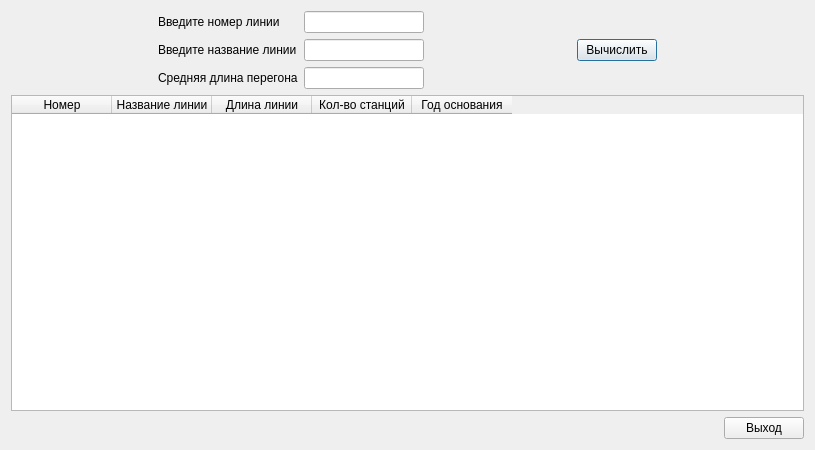
<?xml version="1.0" encoding="UTF-8"?>
<ui version="4.0">
 <class>average_l</class>
 <widget class="QDialog" name="average_l">
  <property name="geometry">
   <rect>
    <x>0</x>
    <y>0</y>
    <width>815</width>
    <height>450</height>
   </rect>
  </property>
  <property name="minimumSize">
   <size>
    <width>815</width>
    <height>450</height>
   </size>
  </property>
  <property name="windowTitle">
   <string>Средняя длина перегона</string>
  </property>
  <layout class="QVBoxLayout" name="verticalLayout">
   <item>
    <layout class="QHBoxLayout" name="horizontalLayout">
     <item>
      <spacer name="horizontalSpacer">
       <property name="orientation">
        <enum>Qt::Horizontal</enum>
       </property>
       <property name="sizeHint" stdset="0">
        <size>
         <width>40</width>
         <height>20</height>
        </size>
       </property>
      </spacer>
     </item>
     <item>
      <layout class="QGridLayout" name="gridLayout">
       <item row="0" column="0">
        <widget class="QLabel" name="label_2">
         <property name="text">
          <string>Введите номер линии</string>
         </property>
        </widget>
       </item>
       <item row="0" column="1">
        <widget class="QLineEdit" name="id_line">
         <property name="minimumSize">
          <size>
           <width>120</width>
           <height>0</height>
          </size>
         </property>
        </widget>
       </item>
       <item row="1" column="1">
        <widget class="QLineEdit" name="name_line">
         <property name="minimumSize">
          <size>
           <width>120</width>
           <height>0</height>
          </size>
         </property>
        </widget>
       </item>
       <item row="1" column="0">
        <widget class="QLabel" name="label">
         <property name="text">
          <string>Введите название линии</string>
         </property>
        </widget>
       </item>
       <item row="2" column="0">
        <widget class="QLabel" name="label_3">
         <property name="text">
          <string>Средняя длина перегона</string>
         </property>
        </widget>
       </item>
       <item row="2" column="1">
        <widget class="QLineEdit" name="len_line"/>
       </item>
      </layout>
     </item>
     <item>
      <spacer name="horizontalSpacer_3">
       <property name="orientation">
        <enum>Qt::Horizontal</enum>
       </property>
       <property name="sizeHint" stdset="0">
        <size>
         <width>30</width>
         <height>20</height>
        </size>
       </property>
      </spacer>
     </item>
     <item>
      <widget class="QPushButton" name="count_button">
       <property name="text">
        <string>Вычислить</string>
       </property>
      </widget>
     </item>
     <item>
      <spacer name="horizontalSpacer_2">
       <property name="orientation">
        <enum>Qt::Horizontal</enum>
       </property>
       <property name="sizeHint" stdset="0">
        <size>
         <width>30</width>
         <height>20</height>
        </size>
       </property>
      </spacer>
     </item>
    </layout>
   </item>
   <item>
    <widget class="QTableWidget" name="table_of_lines">
     <property name="minimumSize">
      <size>
       <width>550</width>
       <height>250</height>
      </size>
     </property>
     <property name="rowCount">
      <number>0</number>
     </property>
     <attribute name="verticalHeaderVisible">
      <bool>false</bool>
     </attribute>
     <column>
      <property name="text">
       <string>Номер</string>
      </property>
     </column>
     <column>
      <property name="text">
       <string>Название линии</string>
      </property>
     </column>
     <column>
      <property name="text">
       <string>Длина линии</string>
      </property>
     </column>
     <column>
      <property name="text">
       <string>Кол-во станций</string>
      </property>
     </column>
     <column>
      <property name="text">
       <string>Год основания</string>
      </property>
     </column>
    </widget>
   </item>
   <item>
    <layout class="QHBoxLayout" name="horizontalLayout_2">
     <item>
      <spacer name="horizontalSpacer_4">
       <property name="orientation">
        <enum>Qt::Horizontal</enum>
       </property>
       <property name="sizeHint" stdset="0">
        <size>
         <width>308</width>
         <height>20</height>
        </size>
       </property>
      </spacer>
     </item>
     <item>
      <widget class="QPushButton" name="Exit_button">
       <property name="text">
        <string>Выход</string>
       </property>
      </widget>
     </item>
    </layout>
   </item>
  </layout>
 </widget>
 <resources/>
 <connections/>
</ui>
